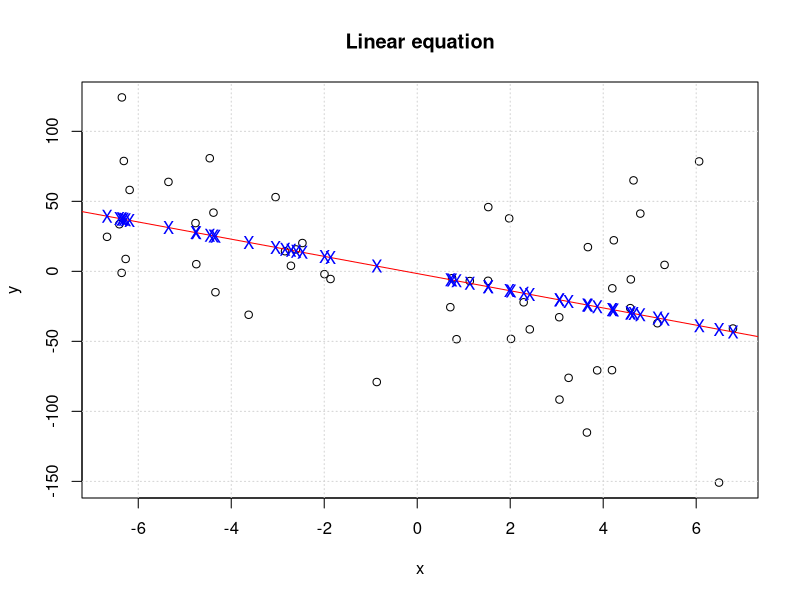
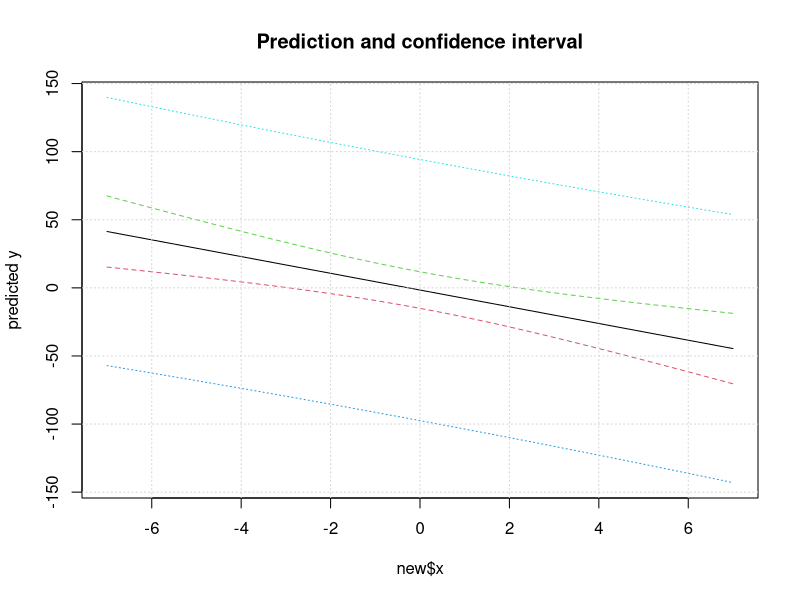
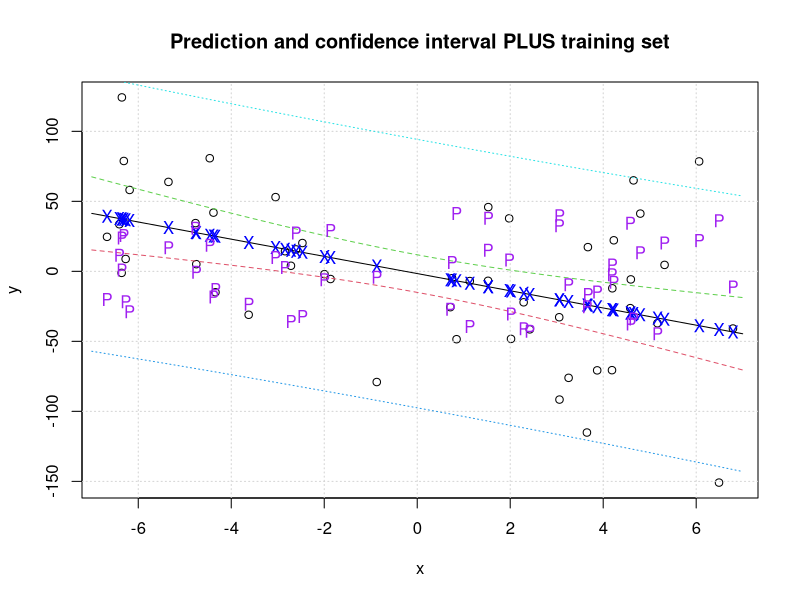

The R source for these figures, in order: (Note: this script raises an error after producing the figures.)
# Defining the equation
x = runif(50,-7,7)
y = 5 - 6*x + rnorm(50,0,45)
# Ploting the equation
plot(x,y)
title('Linear equation')
grid()
# Linear model
L = lm(y~x)
summary(L)
# the output is the coefficienties: (Intercept -> a0hat)/ (x -> a1hat

# L$coefficients: exact values
L$coefficients
abline(L,col='red')

# Help in R
#help(predict.lm)

# Prediction of y_hat associated to the training sample
# Prediction associated to a new observaton
#predict(L)
# Inserting the prediction points into the graph (blue X)
points(x,predict(L),pch='X',col='blue')

# Creating new data set
new = data.frame(x = seq(-7,7,length.out = 50))
# Obtaining the confidence interval and prediction
# The prediction always require a new data set (new observation)
pred.w.plim <- predict(L, new, interval = "prediction")
# The confidence does not always require a new data set E[y]
pred.w.clim <- predict(L, new, interval = "confidence")
matplot(new$x, cbind(pred.w.clim, pred.w.plim[,-1]), lty = c(1,2,2,3,3), type = "l", ylab = "predicted y")
title('Prediction and confidence interval')
grid()
# Plotting individually (just replace plim or clim)
#matplot(new$x, pred.w.plim, lty = c(1,2,2,3,3), type = "l", ylab = "predicted y")
#grid()
# Plotting all together
# Training data set
plot(x,y)
grid()
title('Prediction and confidence interval PLUS training set')
# Confidence levels in prediction and E[y]
matlines(new$x, cbind(pred.w.clim, pred.w.plim[,-1]), lty = c(1,2,2,3,3), type = "l", ylab = "predicted y")
# Plotting the linear model with the training set
points(x,predict(L),pch='X',col='blue')
# Plotting the prediction with a new data set
points(x,predict(L,new),pch='P',col='purple')
print('Summary of prediction with testing data')
summary(predict(L,new))

print('Multivariable linear problem')
A = matrix(0,nrow = 50,ncol = 4)
A[,1] = rexp(50,0,4)
A[,2] = rnorm(50,3,0.5)
A[,3] = rpois(50,0.8)
A[,4] = runif(50,-5,3)

y = 3 + 2*A[,1] = 5*A[,2] + 7*A[4] + rnorm(50)
